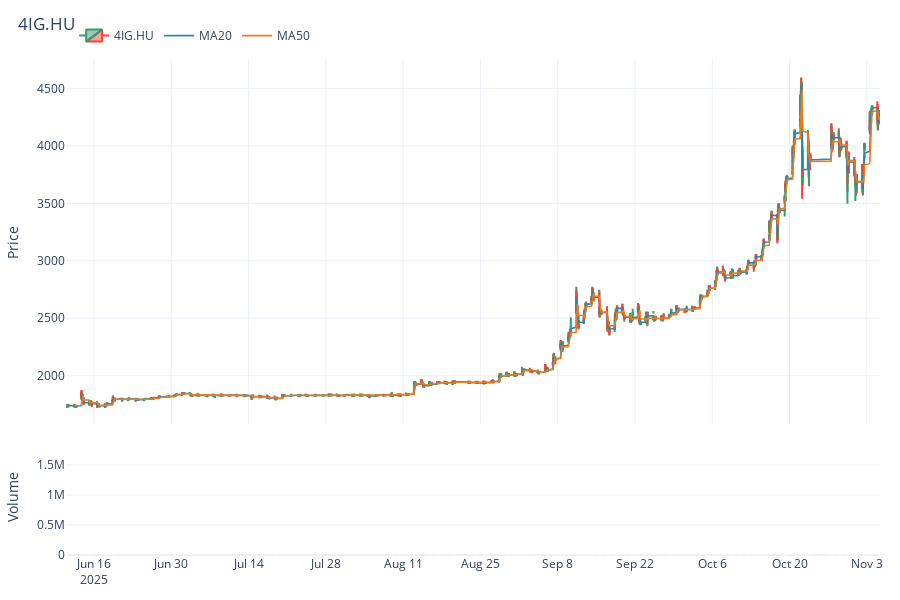

Write notebook code for a chart like this one.
### Code cell
file_path = "../../data/stooq/hungary/5_hu_txt/data/5 min/hu/bse stocks/4ig.hu.txt"
df = stooq_txt_to_df_5min(file_path, tz="Europe/Paris")  # read this specific hourly file
fig = make_stooq_figure(df, ohlc_type="candlestick", add_mas=(20, 50), tz_display="Europe/Paris")
fig.show()

### Figure 1 — Plotly figure (JSON) as saved in the notebook; plotly's stock layout.template omitted (floating-point values rounded to 4 significant figures; data arrays with more than 128 entries replaced by an {"elided": "..."} marker saying what was removed)
{"data": [{"close": {"elided": "6626 float values"}, "high": {"elided": "6626 float values"}, "low": {"elided": "6626 float values"}, "name": "4IG.HU", "open": {"elided": "6626 float values"}, "showlegend": true, "type": "candlestick", "x": {"elided": "6626 str values"}, "xaxis": "x", "yaxis": "y"}, {"hovertemplate": "MA20: %{y:.4f}<extra></extra>", "line": {"color": "#2E86AB", "width": 1.6}, "mode": "lines", "name": "MA20", "type": "scatter", "x": {"elided": "6626 str values"}, "xaxis": "x", "y": {"elided": "6626 float values"}, "yaxis": "y"}, {"hovertemplate": "MA50: %{y:.4f}<extra></extra>", "line": {"color": "#E67E22", "width": 1.6}, "mode": "lines", "name": "MA50", "type": "scatter", "x": {"elided": "6626 str values"}, "xaxis": "x", "y": {"elided": "6626 float values"}, "yaxis": "y"}, {"hovertemplate": "Vol: %{y}<extra></extra>", "marker": {"color": {"elided": "6626 str values"}}, "name": "Volume", "opacity": 0.7, "showlegend": false, "type": "bar", "x": {"elided": "6626 str values"}, "xaxis": "x2", "y": {"elided": "6626 int values"}, "yaxis": "y2"}], "layout": {"height": 600, "legend": {"orientation": "h", "x": 0.01, "xanchor": "left", "y": 1.02, "yanchor": "bottom"}, "margin": {"b": 40, "l": 50, "r": 20, "t": 60}, "title": {"text": "4IG.HU", "x": 0.02, "xanchor": "left"}, "xaxis": {"anchor": "y", "domain": [0, 1], "matches": "x2", "rangeslider": {"visible": false}, "showspikes": true, "showticklabels": false, "spikemode": "across", "spikesnap": "cursor"}, "xaxis2": {"anchor": "y2", "domain": [0, 1], "rangebreaks": [{"bounds": ["sat", "mon"]}], "showspikes": true, "spikemode": "across", "spikesnap": "cursor"}, "yaxis": {"anchor": "x", "domain": [0.2628, 1], "title": {"text": "Price"}}, "yaxis2": {"anchor": "x2", "domain": [0, 0.2328], "rangemode": "tozero", "title": {"text": "Volume"}}}}
